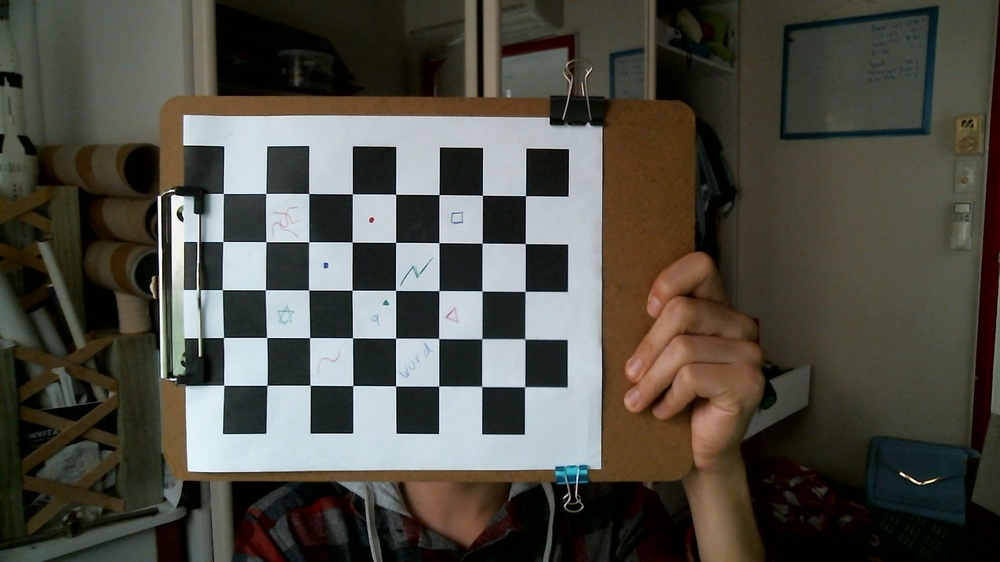
%> input picture Testimages/ver2.jpg, 1000 x 562 px, shrunk from 1920 x 1080 before the run
$ octave SURFFeaturres.m   (GNU Octave 9; MATLAB toolbox functions it lacks are replaced by stand-ins)
%> lines starting %> are read from the running program, lines starting %| are printed output that depends on the picture
### BoxFind.m
function [roi, Corners, Reddiff, Bluediff] = BoxFind(image, showFigures)
    arguments
        image
        showFigures {mustBeNumericOrLogical}
    end
%Find the bounding box of a checker board pattern
%   outputs the topleft and bottom right coordinates of the bounding box
% Marcus
try
    I = imread(image);
catch
    error("Error reading image")
end

% Detect the checkerboard points.
[imagePoints,boardSize] = detectCheckerboardPoints(I);

Points = [1; boardSize(1,1)-1; length(imagePoints)-(boardSize(1,1)-2); length(imagePoints)];

%Finding the bounding box of the checkerboard
TopLeft = min(imagePoints);
BottomRight = max(imagePoints);
BottomLeft = [TopLeft(1,1), BottomRight(1,2)];

%Get Corner Points
Corners = [imagePoints(Points(1),:); imagePoints(Points(2),:); imagePoints(Points(3),:) ;imagePoints(Points(4),:)];

% Calcuate Lengths of the blue lines
a = Corners(1,1)-Corners(2,1);
b = Corners(1,2)-Corners(2,2);
c = sqrt(a^2+b^2);

a2 = Corners(3,1)-Corners(4,1);
b2 = Corners(3,2)-Corners(4,2);
c2 = sqrt(a2^2+b2^2);

Bluediff = c - c2;

% Calcuate Lengths of the red lines
a = Corners(1,1)-Corners(3,1);
b = Corners(1,2)-Corners(3,2);
c = sqrt(a^2+b^2);

a2 = Corners(2,1)-Corners(4,1);
b2 = Corners(2,2)-Corners(4,2);
c2 = sqrt(a2^2+b2^2);

Reddiff = c - c2;
roi = [TopLeft abs(BottomRight-TopLeft)];

if showFigures == true % Showing the box
    % Adding Markers
    %J = insertText(I,imagePoints,1:size(imagePoints,1)); % IF UNCOMMENT
    %CHANGE I IN NEXT LINE TO J

    % Adding 1234 Markers for each corner
    J = insertText(I,Corners,1:size(Corners,1));

    J = insertMarker(J,imagePoints,'o','Color','red','Size',5);

    J = insertMarker(J,TopLeft,'plus','Color','cyan','Size',10);
    J = insertMarker(J,BottomRight,'plus','Color','cyan','Size',10);

    J = insertMarker(J,BottomLeft,'plus','Color','green','Size',10);

    % Add ROI Rectangle
    J = insertShape(J,'rectangle',[TopLeft abs(BottomRight-TopLeft)],'LineWidth',2,'Color','black');


    % Add Blue Lines
    J = insertShape(J,'Line',[[Corners(1,:)] [Corners(2,:)]],'LineWidth',2,'Color','blue');
    J = insertShape(J,'Line',[[Corners(3,:)] [Corners(4,:)]],'LineWidth',2,'Color','blue');

    % Add Red Lines
    J = insertShape(J,'Line',[[Corners(1,:)] [Corners(3,:)]],'LineWidth',2,'Color','red');
    J = insertShape(J,'Line',[[Corners(2,:)] [Corners(4,:)]],'LineWidth',2,'Color','red');

    imshow(J);
    title(sprintf('BlueDiff %4.2f RedDiff %4.2f' ,Bluediff, Reddiff));
    %figure(1);
end

end

### Burner Codes/SURFFeaturres.m
% Q3
Image1 = 'Testimages/ver2.jpg';
Image2 = 'Testimages/ver6.jpg';

I1gs = rgb2gray (imread(Image1));
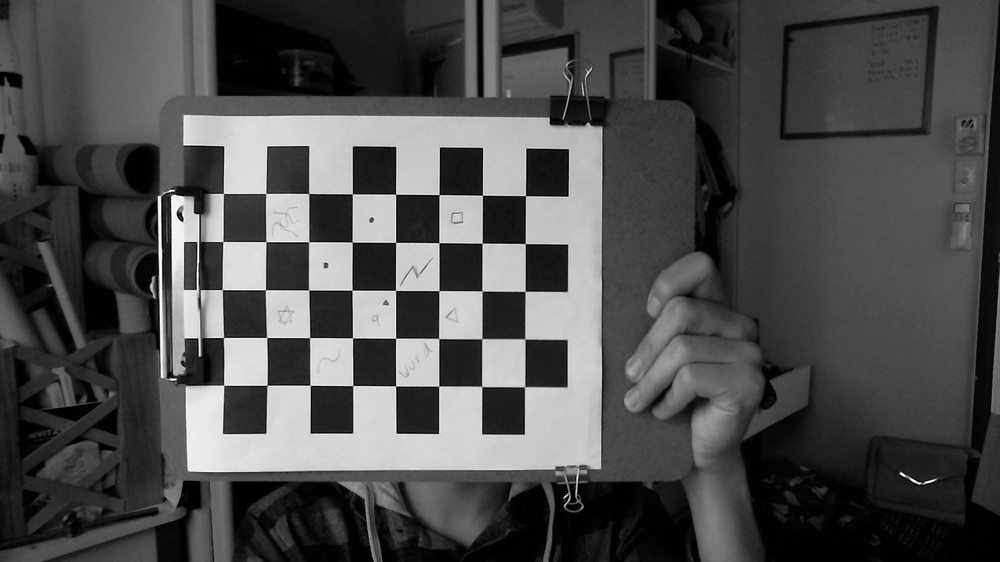
%> I1gs: size 562x1000 uint8; min 0, max 255, mean 76.4
I2gs = rgb2gray (imread(Image2));
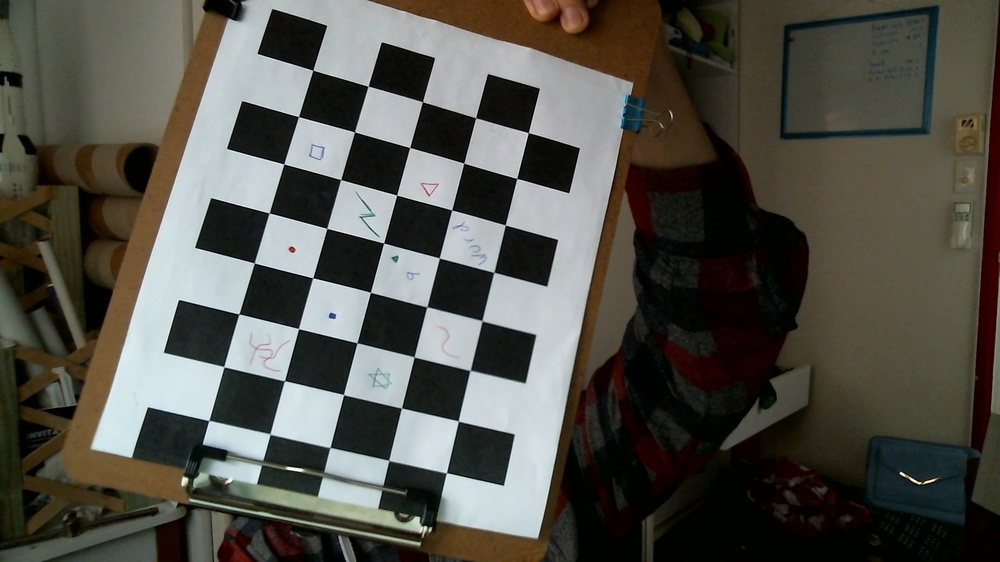
%> input picture Testimages/ver6.jpg, 1000 x 562 px, shrunk from 1920 x 1080 before the run
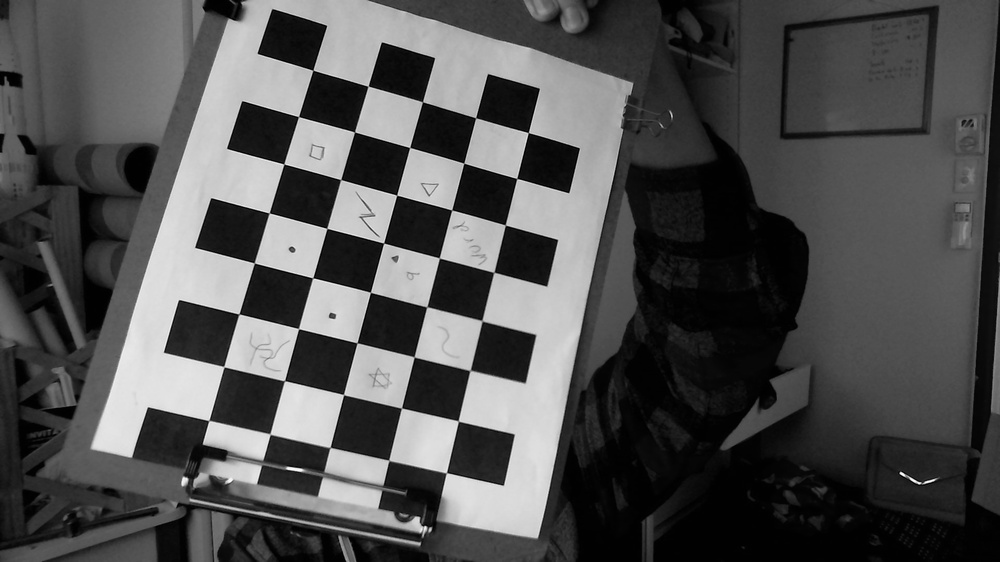
%> I2gs: size 562x1000 uint8; min 0, max 253, mean 80

ROI1 = BoxFind(Image1,0);
%> in BoxFind, I is the input picture: size 562x1000x3 uint8; mean R, G, B 78.6, 76.9, 68.3
%> the run ends on the next line
